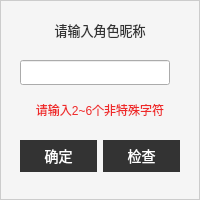
<?xml version="1.0" encoding="UTF-8"?>
<ui version="4.0">
 <class>ModifyRoleName</class>
 <widget class="QDialog" name="ModifyRoleName">
  <property name="geometry">
   <rect>
    <x>0</x>
    <y>0</y>
    <width>200</width>
    <height>200</height>
   </rect>
  </property>
  <property name="windowTitle">
   <string>重命名</string>
  </property>
  <property name="styleSheet">
   <string notr="true">/*  background-image: url(:/res/logo.jpg);  */

QDialog {
    background-color: #F5F5F5;
    border: 1px solid #CCCCCC;
}

QLabel {
    color: #333333;
}

QPushButton {
    color: #FFFFFF;
    background-color: #333333; 
    border: none;
    padding: 8px 16px;
    font-size: 14px;
}

QPushButton:hover {
    background-color: #555555;
}

QPushButton:pressed {
    background-color: #222222;
}



</string>
  </property>
  <widget class="QLabel" name="label">
   <property name="geometry">
    <rect>
     <x>0</x>
     <y>10</y>
     <width>200</width>
     <height>40</height>
    </rect>
   </property>
   <property name="text">
    <string>&lt;html&gt;&lt;head/&gt;&lt;body&gt;&lt;p&gt;&lt;span style=&quot; font-size:10pt;&quot;&gt;请输入角色昵称&lt;/span&gt;&lt;/p&gt;&lt;/body&gt;&lt;/html&gt;</string>
   </property>
   <property name="alignment">
    <set>Qt::AlignCenter</set>
   </property>
  </widget>
  <widget class="QLineEdit" name="name_text">
   <property name="geometry">
    <rect>
     <x>20</x>
     <y>60</y>
     <width>150</width>
     <height>25</height>
    </rect>
   </property>
   <property name="minimumSize">
    <size>
     <width>150</width>
     <height>25</height>
    </size>
   </property>
   <property name="maximumSize">
    <size>
     <width>150</width>
     <height>25</height>
    </size>
   </property>
   <property name="toolTip">
    <string>&lt;html&gt;&lt;head/&gt;&lt;body&gt;&lt;p&gt;&lt;br/&gt;&lt;/p&gt;&lt;/body&gt;&lt;/html&gt;</string>
   </property>
   <property name="inputMask">
    <string/>
   </property>
   <property name="text">
    <string/>
   </property>
   <property name="maxLength">
    <number>6</number>
   </property>
   <property name="alignment">
    <set>Qt::AlignCenter</set>
   </property>
  </widget>
  <widget class="QLabel" name="tip_text">
   <property name="geometry">
    <rect>
     <x>0</x>
     <y>90</y>
     <width>200</width>
     <height>40</height>
    </rect>
   </property>
   <property name="minimumSize">
    <size>
     <width>200</width>
     <height>40</height>
    </size>
   </property>
   <property name="maximumSize">
    <size>
     <width>200</width>
     <height>40</height>
    </size>
   </property>
   <property name="styleSheet">
    <string notr="true">color: rgb(239, 41, 41);</string>
   </property>
   <property name="text">
    <string>&lt;html&gt;&lt;head/&gt;&lt;body&gt;&lt;p&gt;请输入2~6个非特殊字符&lt;/p&gt;&lt;/body&gt;&lt;/html&gt;</string>
   </property>
   <property name="alignment">
    <set>Qt::AlignCenter</set>
   </property>
  </widget>
  <widget class="QWidget" name="horizontalLayoutWidget">
   <property name="geometry">
    <rect>
     <x>20</x>
     <y>140</y>
     <width>160</width>
     <height>32</height>
    </rect>
   </property>
   <layout class="QHBoxLayout" name="horizontalLayout">
    <item>
     <widget class="QPushButton" name="star_btn">
      <property name="enabled">
       <bool>false</bool>
      </property>
      <property name="minimumSize">
       <size>
        <width>0</width>
        <height>0</height>
       </size>
      </property>
      <property name="maximumSize">
       <size>
        <width>110</width>
        <height>40</height>
       </size>
      </property>
      <property name="text">
       <string>确定</string>
      </property>
     </widget>
    </item>
    <item>
     <widget class="QPushButton" name="check_btn">
      <property name="minimumSize">
       <size>
        <width>0</width>
        <height>0</height>
       </size>
      </property>
      <property name="maximumSize">
       <size>
        <width>110</width>
        <height>40</height>
       </size>
      </property>
      <property name="text">
       <string>检查</string>
      </property>
     </widget>
    </item>
   </layout>
  </widget>
 </widget>
 <resources/>
 <connections/>
</ui>
